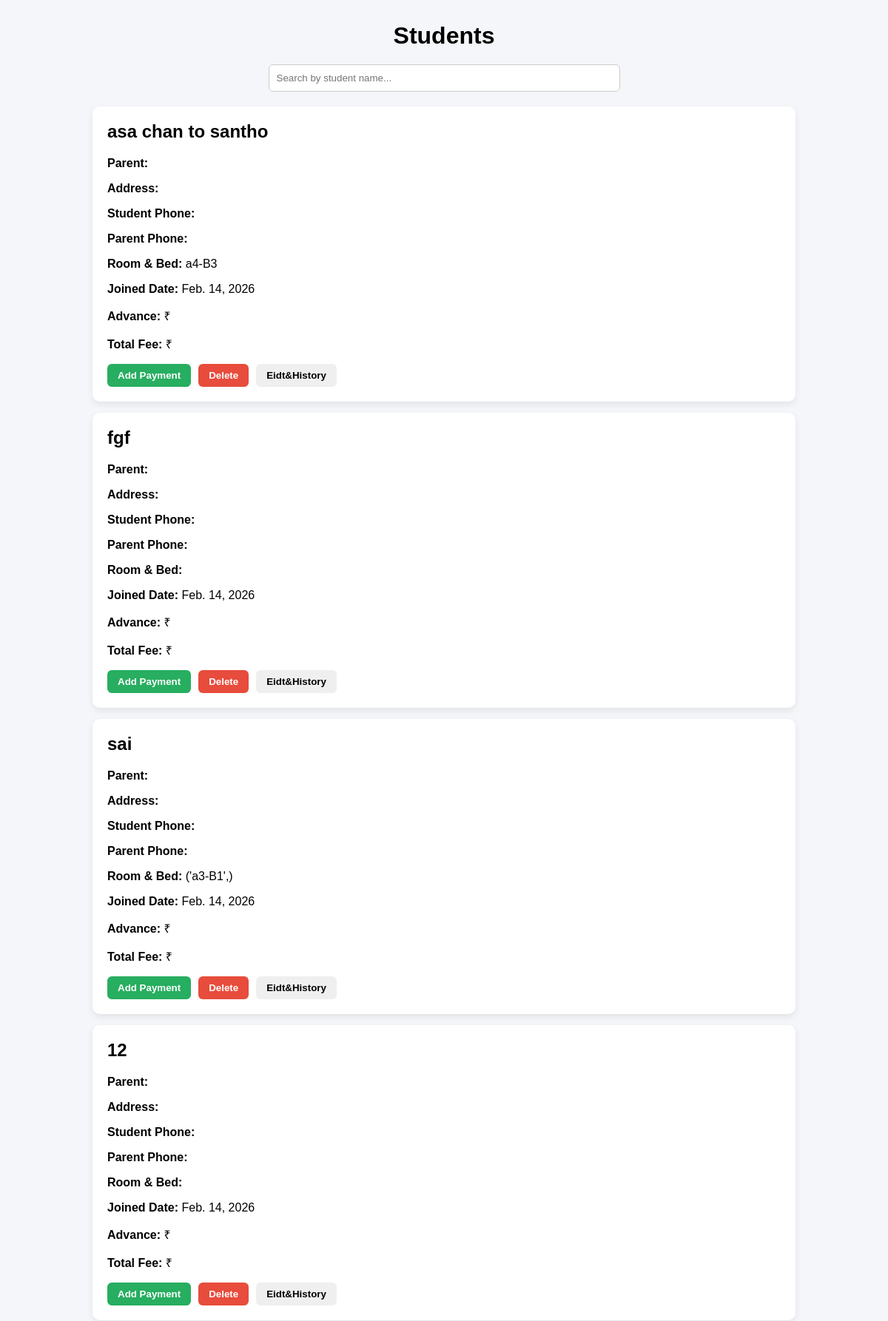
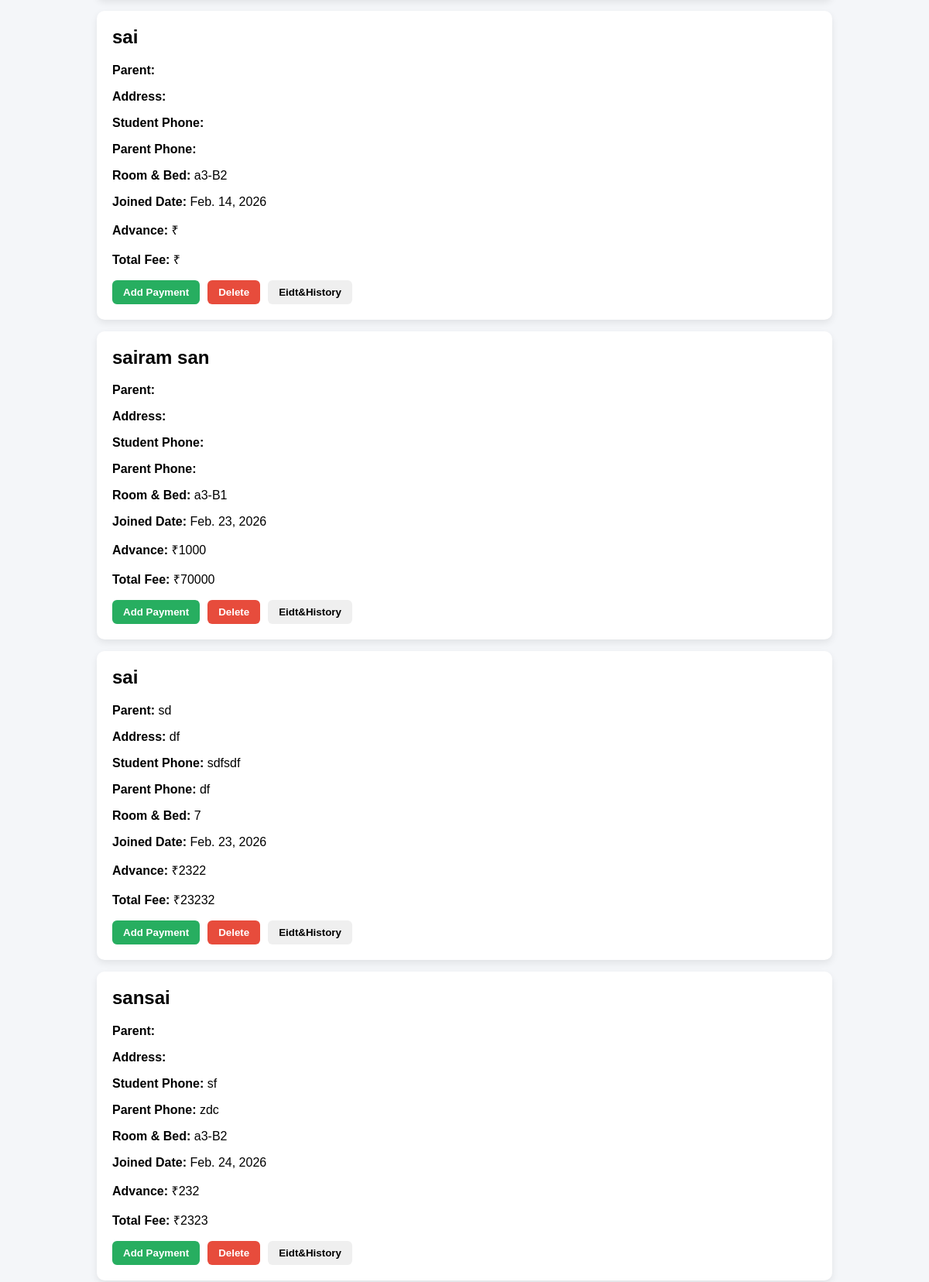
/studentspage (signed in, upper part), run on the app's committed database (2 pictures, top to bottom).
### app/models.py (models this page shows)
class Student_details(models.Model):
    hostel_username_id =models.TextField(blank=True)
    student_name = models.CharField(max_length=100)
    parent_name = models.CharField(max_length=100)
    address = models.TextField()
    student_phn_number = models.CharField(max_length=15)
    parent_phn_number = models.CharField(max_length=15)
    room_bed = models.CharField( blank=True)
    joined_date = models.DateField(blank=True)
    advance_amount = models.TextField(blank=True)
    total_fee = models.TextField(blank=True)

### app/views.py (the view)
# urls.py: path('studentspage',views.studentspage,name="studentspage"),
def studentspage(request):
    student_details= Student_details.objects.filter(hostel_username_id=request.user.id)
    students_paid_amount=student_payment_add.objects.filter(hostel_username_id=request.user.id)
    return render(request,'studentspage.html',{'student_details':student_details,'students_paid_amount':students_paid_amount})

### app/templates/studentspage.html (shortened to what this page needs)
{% load static %}
<html>
<html>
<head>
<link rel="stylesheet" href="https://cdnjs.cloudflare.com/ajax/libs/font-awesome/4.7.0/css/font-awesome.min.css">
</head>
<body>
<div class="container">
    <h1 class="page-title">Students</h1>
    <div class="search-box">
        <input type="text" id="searchInput" placeholder="Search by student name...">
    </div>
    {% for student in student_details %}
    <div class="student-card">
        <h2 class="student-name">{{ student.student_name }}</h2>
        <p><strong>Parent:</strong> {{ student.parent_name }}</p>
        <p><strong>Address:</strong> {{ student.address }}</p>
        <p><strong>Student Phone:</strong> {{ student.student_phn_number }}</p>
        <p><strong>Parent Phone:</strong> {{ student.parent_phn_number }}</p>
        <p><strong>Room & Bed:</strong> {{ student.room_bed }}</p>
        <p><strong>Joined Date:</strong> {{ student.joined_date }}</p>
        <p><strong>Advance:</strong> ₹{{ student.advance_amount }}</p>
        <p><strong>Total Fee:</strong> ₹{{ student.total_fee }}</p>
        <div class="button-group">
            <button onclick="openPaymentModal({{ student.id }})" class="payment-btn">
                Add Payment
            </button>
            <button onclick="openDeleteModal({{ student.id }})" class="delete-btn">
                Delete
            </button>
    <a href="{% url 'edit_show_paidamount' student.id%}"> <button>Eidt&History</button></a>
        </div>
    </div>
    {% endfor %}
</div>
</body>
</html>

### app/templates/studentspage.html (style rules this page uses)
body { margin: 0; font-family: Arial; background: #f4f6f9; }
.container { width: 90%; max-width: 950px; margin: 30px auto; }
.page-title { text-align: center; margin-bottom: 20px; }
.search-box { text-align: center; margin-bottom: 20px; }
.search-box input { padding: 10px; width: 50%; border-radius: 6px; border: 1px solid #ccc; }
.student-card { background: white; padding: 20px; margin-bottom: 15px; border-radius: 10px; box-shadow: 0 4px 10px rgba(0,0,0,0.08); }
.student-card h2 { margin-top: 0; }
.button-group { margin-top: 15px; display: flex; gap: 10px; }
button, .edit-btn { padding: 8px 14px; border: none; border-radius: 6px; cursor: pointer; font-weight: bold; text-decoration: none; }
.payment-btn { background: #27ae60; color: white; }
.delete-btn { background: #e74c3c; color: white; }
.container { padding-bottom: 120px; }

### data on the page
Student_details: student_name "asa chan to santho", room_bed "a4-B3", joined_date "Feb. 14, 2026"
Student_details: student_name "fgf", joined_date "Feb. 14, 2026"
Student_details: student_name "sai", room_bed "('a3-B1',)", joined_date "Feb. 14, 2026"
Student_details: student_name "12", joined_date "Feb. 14, 2026"
Student_details: student_name "sai", room_bed "a3-B2", joined_date "Feb. 14, 2026"
Student_details: student_name "sairam san", room_bed "a3-B1", joined_date "Feb. 23, 2026", advance_amount "1000", total_fee "70000"
Student_details: student_name "sai", parent_name "sd", address "df", student_phn_number "sdfsdf", parent_phn_number "df", room_bed "7", joined_date "Feb. 23, 2026", advance_amount "2322", total_fee "23232"
Student_details: student_name "sansai", student_phn_number "sf", parent_phn_number "zdc", room_bed "a3-B2", joined_date "Feb. 24, 2026", advance_amount "232", total_fee "2323"
